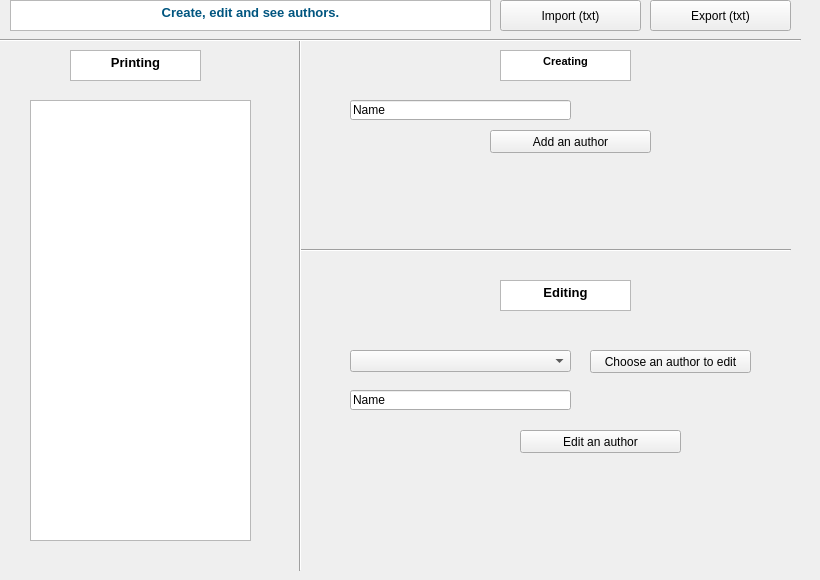
    <widget class="QWidget" name="authorTab">
     <property name="enabled">
      <bool>true</bool>
     </property>
     <attribute name="title">
      <string>Authors</string>
     </attribute>
     <widget class="QTextBrowser" name="textBrowser">
      <property name="geometry">
       <rect>
        <x>10</x>
        <y>0</y>
        <width>481</width>
        <height>31</height>
       </rect>
      </property>
      <property name="html">
       <string>&lt;!DOCTYPE HTML PUBLIC &quot;-//W3C//DTD HTML 4.0//EN&quot; &quot;http://www.w3.org/TR/REC-html40/strict.dtd&quot;&gt;
&lt;html&gt;&lt;head&gt;&lt;meta name=&quot;qrichtext&quot; content=&quot;1&quot; /&gt;&lt;style type=&quot;text/css&quot;&gt;
p, li { white-space: pre-wrap; }
&lt;/style&gt;&lt;/head&gt;&lt;body style=&quot; font-family:'MS Shell Dlg 2'; font-size:8.25pt; font-weight:400; font-style:normal;&quot;&gt;
&lt;p align=&quot;center&quot; style=&quot; margin-top:0px; margin-bottom:0px; margin-left:0px; margin-right:0px; -qt-block-indent:0; text-indent:0px;&quot;&gt;&lt;span style=&quot; font-size:10pt; font-weight:600; color:#00557f;&quot;&gt;Create, edit and see authors.&lt;/span&gt;&lt;/p&gt;&lt;/body&gt;&lt;/html&gt;</string>
      </property>
     </widget>
     <widget class="QPushButton" name="addAuthor">
      <property name="geometry">
       <rect>
        <x>490</x>
        <y>130</y>
        <width>161</width>
        <height>23</height>
       </rect>
      </property>
      <property name="text">
       <string>Add an author</string>
      </property>
     </widget>
     <widget class="QPushButton" name="editAuthor">
      <property name="geometry">
       <rect>
        <x>590</x>
        <y>350</y>
        <width>161</width>
        <height>23</height>
       </rect>
      </property>
      <property name="text">
       <string>Choose an author to edit</string>
      </property>
     </widget>
     <widget class="QLineEdit" name="addAuthorName">
      <property name="geometry">
       <rect>
        <x>350</x>
        <y>100</y>
        <width>221</width>
        <height>20</height>
       </rect>
      </property>
      <property name="text">
       <string>Name</string>
      </property>
     </widget>
     <widget class="QTextBrowser" name="seeListAuthors">
      <property name="geometry">
       <rect>
        <x>30</x>
        <y>100</y>
        <width>221</width>
        <height>441</height>
       </rect>
      </property>
     </widget>
     <widget class="QLineEdit" name="editAuthorName">
      <property name="geometry">
       <rect>
        <x>350</x>
        <y>390</y>
        <width>221</width>
        <height>20</height>
       </rect>
      </property>
      <property name="text">
       <string>Name</string>
      </property>
     </widget>
     <widget class="QPushButton" name="editAuthorInformations">
      <property name="geometry">
       <rect>
        <x>520</x>
        <y>430</y>
        <width>161</width>
        <height>23</height>
       </rect>
      </property>
      <property name="text">
       <string>Edit an author</string>
      </property>
     </widget>
     <widget class="QTextBrowser" name="printing">
      <property name="geometry">
       <rect>
        <x>70</x>
        <y>50</y>
        <width>131</width>
        <height>31</height>
       </rect>
      </property>
      <property name="html">
       <string>&lt;!DOCTYPE HTML PUBLIC &quot;-//W3C//DTD HTML 4.0//EN&quot; &quot;http://www.w3.org/TR/REC-html40/strict.dtd&quot;&gt;
&lt;html&gt;&lt;head&gt;&lt;meta name=&quot;qrichtext&quot; content=&quot;1&quot; /&gt;&lt;style type=&quot;text/css&quot;&gt;
p, li { white-space: pre-wrap; }
&lt;/style&gt;&lt;/head&gt;&lt;body style=&quot; font-family:'MS Shell Dlg 2'; font-size:8.25pt; font-weight:400; font-style:normal;&quot;&gt;
&lt;p align=&quot;center&quot; style=&quot; margin-top:0px; margin-bottom:0px; margin-left:0px; margin-right:0px; -qt-block-indent:0; text-indent:0px;&quot;&gt;&lt;span style=&quot; font-size:10pt; font-weight:600;&quot;&gt;Printing&lt;/span&gt;&lt;/p&gt;&lt;/body&gt;&lt;/html&gt;</string>
      </property>
     </widget>
     <widget class="QTextBrowser" name="editing">
      <property name="geometry">
       <rect>
        <x>500</x>
        <y>280</y>
        <width>131</width>
        <height>31</height>
       </rect>
      </property>
      <property name="html">
       <string>&lt;!DOCTYPE HTML PUBLIC &quot;-//W3C//DTD HTML 4.0//EN&quot; &quot;http://www.w3.org/TR/REC-html40/strict.dtd&quot;&gt;
&lt;html&gt;&lt;head&gt;&lt;meta name=&quot;qrichtext&quot; content=&quot;1&quot; /&gt;&lt;style type=&quot;text/css&quot;&gt;
p, li { white-space: pre-wrap; }
&lt;/style&gt;&lt;/head&gt;&lt;body style=&quot; font-family:'MS Shell Dlg 2'; font-size:8.25pt; font-weight:400; font-style:normal;&quot;&gt;
&lt;p align=&quot;center&quot; style=&quot; margin-top:0px; margin-bottom:0px; margin-left:0px; margin-right:0px; -qt-block-indent:0; text-indent:0px;&quot;&gt;&lt;span style=&quot; font-size:10pt; font-weight:600;&quot;&gt;Editing&lt;/span&gt;&lt;/p&gt;&lt;/body&gt;&lt;/html&gt;</string>
      </property>
     </widget>
     <widget class="QTextBrowser" name="creating">
      <property name="geometry">
       <rect>
        <x>500</x>
        <y>50</y>
        <width>131</width>
        <height>31</height>
       </rect>
      </property>
      <property name="html">
       <string>&lt;!DOCTYPE HTML PUBLIC &quot;-//W3C//DTD HTML 4.0//EN&quot; &quot;http://www.w3.org/TR/REC-html40/strict.dtd&quot;&gt;
&lt;html&gt;&lt;head&gt;&lt;meta name=&quot;qrichtext&quot; content=&quot;1&quot; /&gt;&lt;style type=&quot;text/css&quot;&gt;
p, li { white-space: pre-wrap; }
&lt;/style&gt;&lt;/head&gt;&lt;body style=&quot; font-family:'MS Shell Dlg 2'; font-size:8.25pt; font-weight:400; font-style:normal;&quot;&gt;
&lt;p align=&quot;center&quot; style=&quot; margin-top:12px; margin-bottom:12px; margin-left:0px; margin-right:0px; -qt-block-indent:0; text-indent:0px;&quot;&gt;&lt;span style=&quot; font-weight:600;&quot;&gt;Creating&lt;/span&gt;&lt;/p&gt;&lt;/body&gt;&lt;/html&gt;</string>
      </property>
     </widget>
     <widget class="Line" name="horizontal">
      <property name="geometry">
       <rect>
        <x>300</x>
        <y>240</y>
        <width>491</width>
        <height>20</height>
       </rect>
      </property>
      <property name="orientation">
       <enum>Qt::Horizontal</enum>
      </property>
     </widget>
     <widget class="Line" name="vertical">
      <property name="geometry">
       <rect>
        <x>290</x>
        <y>40</y>
        <width>20</width>
        <height>531</height>
       </rect>
      </property>
      <property name="orientation">
       <enum>Qt::Vertical</enum>
      </property>
     </widget>
     <widget class="QPushButton" name="exportAuthors">
      <property name="geometry">
       <rect>
        <x>650</x>
        <y>0</y>
        <width>141</width>
        <height>31</height>
       </rect>
      </property>
      <property name="text">
       <string>Export (txt)</string>
      </property>
     </widget>
     <widget class="QPushButton" name="importAuthors">
      <property name="geometry">
       <rect>
        <x>500</x>
        <y>0</y>
        <width>141</width>
        <height>31</height>
       </rect>
      </property>
      <property name="text">
       <string>Import (txt)</string>
      </property>
     </widget>
     <widget class="Line" name="horizontal_4">
      <property name="geometry">
       <rect>
        <x>-10</x>
        <y>30</y>
        <width>811</width>
        <height>20</height>
       </rect>
      </property>
      <property name="orientation">
       <enum>Qt::Horizontal</enum>
      </property>
     </widget>
     <widget class="QComboBox" name="idEditAuthor">
      <property name="geometry">
       <rect>
        <x>350</x>
        <y>350</y>
        <width>221</width>
        <height>22</height>
       </rect>
      </property>
     </widget>
    </widget>
